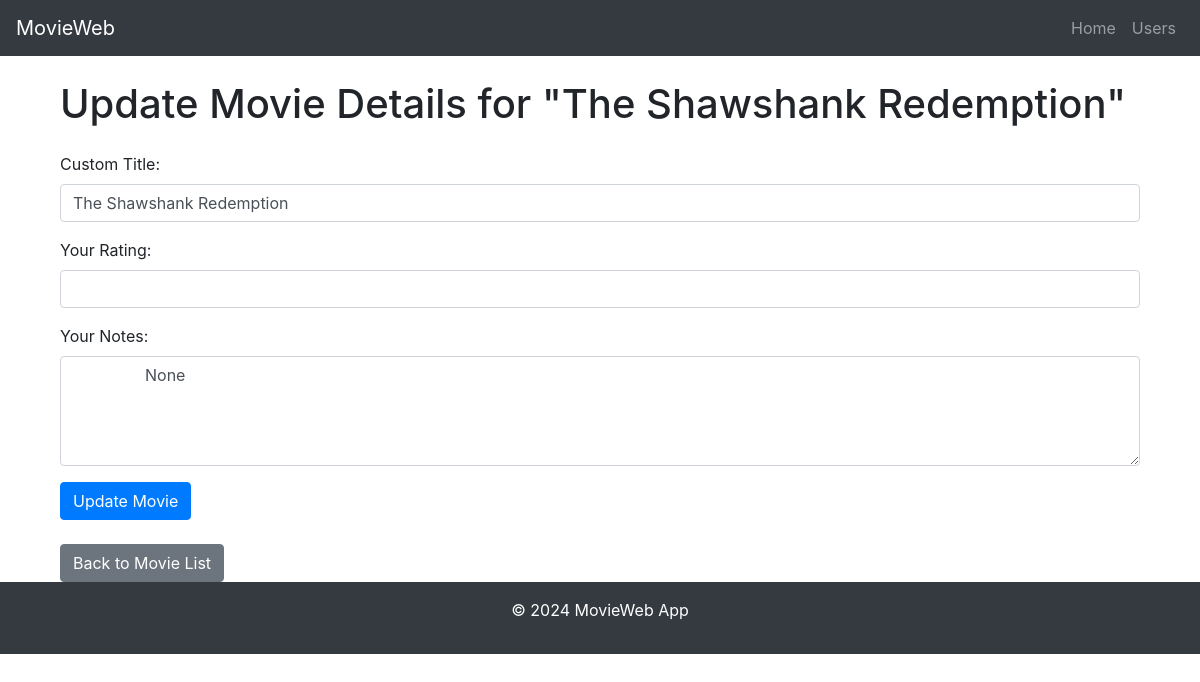
The page /users/1/update_movie/1 on the database as committed earlier.
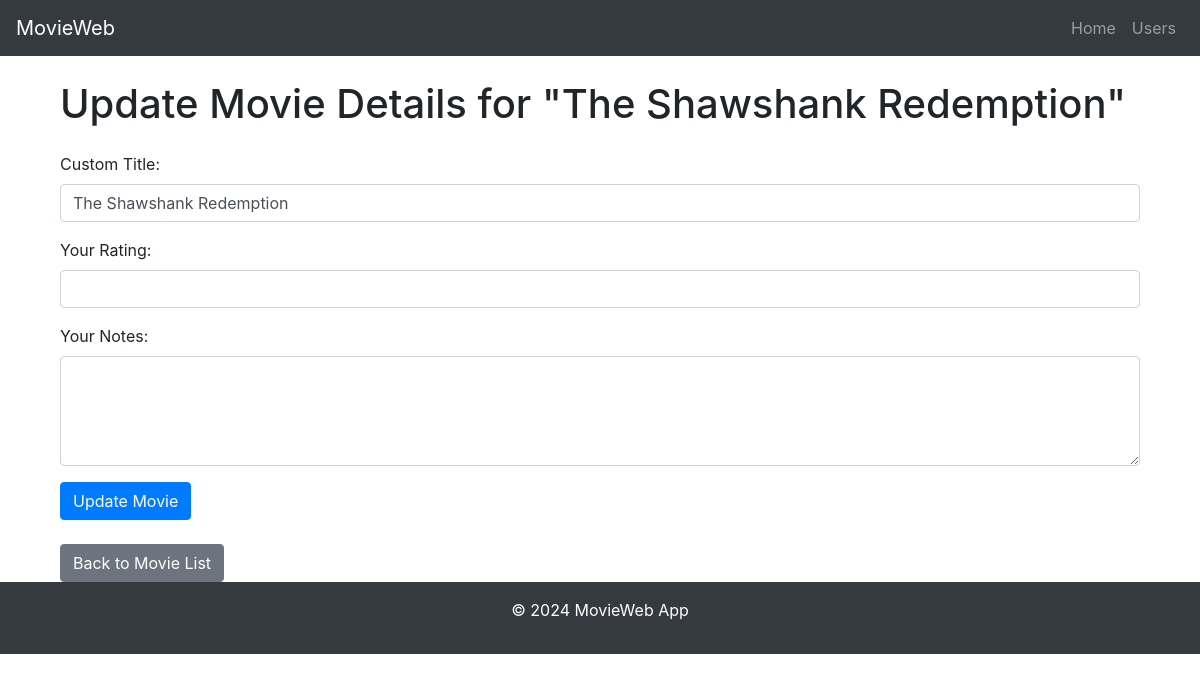
The same page on the database as committed later.
### datamanager/models.py (models this page shows, shortened)
class BaseModel(db.Model):
    __abstract__ = True  # Mark this class as abstract; it won't be created as a table.

class UserMovies(BaseModel):
    __tablename__ = 'user_movies'
    id = db.Column(db.Integer, primary_key=True, autoincrement=True)
    user_id = db.Column(db.Integer, db.ForeignKey('users.id', ondelete="CASCADE"), nullable=False)
    movie_id = db.Column(db.Integer, db.ForeignKey('movies.id', ondelete="CASCADE"), nullable=False)
    user_title = db.Column(db.String(100))
    user_rating = db.Column(db.Float)
    user_notes = db.Column(db.Text)
    added_at = db.Column(db.DateTime, default=db.func.now())
    user = db.relationship('User', back_populates='user_movies')
    movie = db.relationship('Movie', back_populates='user_movies')
    __table_args__ = (
        db.UniqueConstraint('user_id', 'movie_id', name='unique_user_movie'),
    )

### routes/html_routes.py (the view, shortened to what this page needs)
    @html_routes.route('/users/<int:user_id>/update_movie/<int:user_movie_id>', methods=['GET', 'POST'])
    @handle_errors()
    @validate_user(data_manager)
    @validate_form()
    def update_movie(user_id, user_movie_id):
        if not (user_movie := data_manager.is_movie_in_user_list(
                user_id=user_id, user_movie_id=user_movie_id)):
            flash_message("This movie is not in your list.", "error")
            return redirect(url_for('html_routes.user_movies', user_id=user_id))
        if request.method == 'GET':
            return render_template('update_movie.html', user_movie=user_movie)

### datamanager/sqlite_data_manager.py (called while the page is built)
    def get_user_by_id(self, user_id):
        return User.query.get(user_id)

    @staticmethod
    def is_movie_in_user_list(user_id, user_movie_id):
        return UserMovies.query.filter_by(user_id=user_id, id=user_movie_id).first()

### templates/update_movie.html (shortened to what this page needs)
{% extends "base.html" %}
{% block content %}
<div class="container mt-4">
    <h1 class="mb-4">Update Movie Details for "{{ user_movie.movie.name }}"</h1>
    <form method="post" action="{{ url_for('html_routes.update_movie', user_id=user_movie.user_id, user_movie_id=user_movie.id) }}">
        <div class="form-group">
            <label for="user_title">Custom Title:</label>
            <input type="text" id="user_title" name="user_title" class="form-control" value="{{ user_movie.user_title }}">
        </div>
        <div class="form-group">
            <label for="user_rating">Your Rating:</label>
            <input type="number" id="user_rating" name="user_rating" class="form-control" step="0.1" min="0" max="10" value="{{ user_movie.user_rating }}">
        </div>
        <div class="form-group">
            <label for="user_notes">Your Notes:</label>
            <textarea id="user_notes" name="user_notes" class="form-control" rows="4">
                {{ user_movie.user_notes }}</textarea>
        </div>
        <button type="submit" class="btn btn-primary">Update Movie</button>
    </form>
    <div class="mt-4">
        <a href="{{ url_for('html_routes.user_movies', user_id=user_movie.user_id) }}" class="btn btn-secondary">Back to Movie List</a>
    </div>
</div>
{% endblock %}

Rows that differ between the two databases and show on the page:
changed UserMovies "The Shawshank Redemption": user_notes "None" → (not shown)
